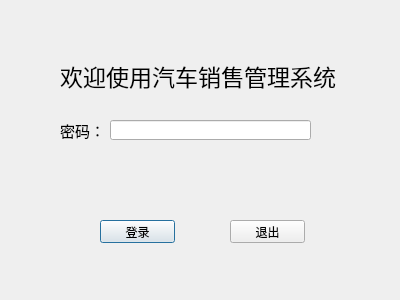
<?xml version="1.0" encoding="UTF-8"?>
<ui version="4.0">
 <class>LoginDialog</class>
 <widget class="QDialog" name="LoginDialog">
  <property name="geometry">
   <rect>
    <x>0</x>
    <y>0</y>
    <width>400</width>
    <height>300</height>
   </rect>
  </property>
  <property name="windowTitle">
   <string>Dialog</string>
  </property>
  <widget class="QLabel" name="label">
   <property name="geometry">
    <rect>
     <x>60</x>
     <y>50</y>
     <width>291</width>
     <height>51</height>
    </rect>
   </property>
   <property name="font">
    <font>
     <family>楷体</family>
     <pointsize>17</pointsize>
    </font>
   </property>
   <property name="text">
    <string>欢迎使用汽车销售管理系统</string>
   </property>
  </widget>
  <widget class="QLabel" name="label_2">
   <property name="geometry">
    <rect>
     <x>60</x>
     <y>120</y>
     <width>61</width>
     <height>21</height>
    </rect>
   </property>
   <property name="font">
    <font>
     <pointsize>11</pointsize>
    </font>
   </property>
   <property name="text">
    <string>密码：</string>
   </property>
  </widget>
  <widget class="QPushButton" name="loginBtn">
   <property name="geometry">
    <rect>
     <x>100</x>
     <y>220</y>
     <width>75</width>
     <height>23</height>
    </rect>
   </property>
   <property name="text">
    <string>登录</string>
   </property>
  </widget>
  <widget class="QPushButton" name="quitBtn">
   <property name="geometry">
    <rect>
     <x>230</x>
     <y>220</y>
     <width>75</width>
     <height>23</height>
    </rect>
   </property>
   <property name="text">
    <string>退出</string>
   </property>
  </widget>
  <widget class="QLineEdit" name="pwdLineEdit">
   <property name="geometry">
    <rect>
     <x>110</x>
     <y>120</y>
     <width>201</width>
     <height>20</height>
    </rect>
   </property>
   <property name="echoMode">
    <enum>QLineEdit::Password</enum>
   </property>
  </widget>
 </widget>
 <resources/>
 <connections/>
</ui>
